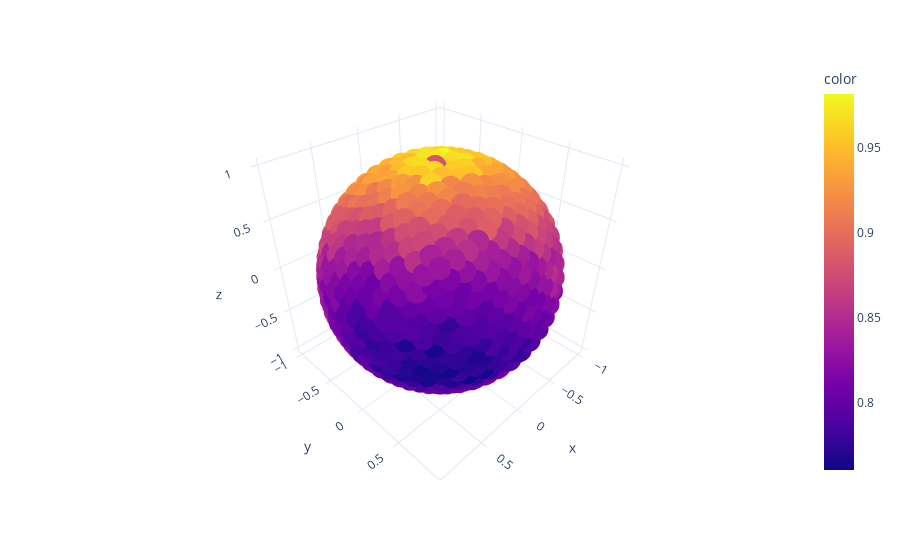

This figure's notebook cell:
### Code cell
#FIDELITY OF FIRST COPY
# Make data.
thetas=data_sheet["θ"]
phis=data_sheet["ϕ"]
x, y, z = np.cos(phis) * np.sin(thetas), np.sin(phis) * np.sin(thetas), np.cos(thetas);

# Plot the surface. F_measured/F_theory
df = px.data.iris()
fig = px.scatter_3d(df, x, y, z, color=data_sheet.prob_0_qubit_2/(5/6), template="plotly_white")

fig.show()
print("Number of points: ", len(x))
print("Average fidelity: ", np.average(data_sheet.prob_0_qubit_2))
print("Standard deviation: ", np.std(data_sheet.prob_0_qubit_2))

### Figure 1 — Plotly figure (JSON) as saved in the notebook; plotly's stock layout.template omitted (floating-point values rounded to 4 significant figures; data arrays with more than 128 entries replaced by an {"elided": "..."} marker saying what was removed)
{"data": [{"hovertemplate": "x=%{x}<br>y=%{y}<br>z=%{z}<br>color=%{marker.color}<extra></extra>", "legendgroup": "", "marker": {"color": {"elided": "1000 float values"}, "coloraxis": "coloraxis", "symbol": "circle"}, "mode": "markers", "name": "", "scene": "scene", "showlegend": false, "type": "scatter3d", "x": {"elided": "1000 float values"}, "y": {"elided": "1000 float values"}, "z": {"elided": "1000 float values"}}], "layout": {"coloraxis": {"colorbar": {"title": {"text": "color"}}, "colorscale": [[0, "#0d0887"], [0.1111, "#46039f"], [0.2222, "#7201a8"], [0.3333, "#9c179e"], [0.4444, "#bd3786"], [0.5556, "#d8576b"], [0.6667, "#ed7953"], [0.7778, "#fb9f3a"], [0.8889, "#fdca26"], [1, "#f0f921"]]}, "legend": {"tracegroupgap": 0}, "margin": {"t": 60}, "scene": {"domain": {"x": [0, 1], "y": [0, 1]}, "xaxis": {"title": {"text": "x"}}, "yaxis": {"title": {"text": "y"}}, "zaxis": {"title": {"text": "z"}}}}}
